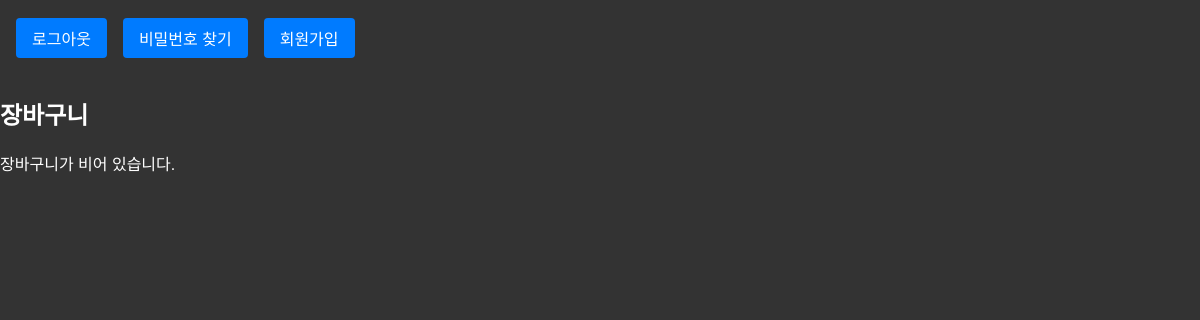
Before: /shop/cart_detail/ (signed in) with the older database file.
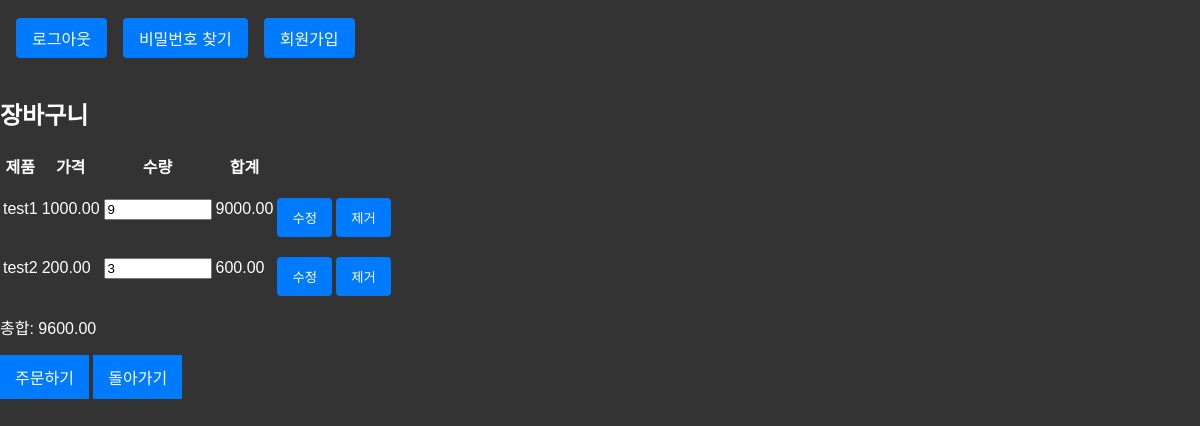
After: the same page with the newer database file.
### shop/models.py (models this page shows, shortened)
class CartItem(models.Model):
    user = models.ForeignKey('auth.User', on_delete=models.CASCADE, related_name='cart_items')
    product = models.ForeignKey('Product', on_delete=models.CASCADE)  # 'Product'를 문자열로 참조
    quantity = models.IntegerField(default=1)
    added_at = models.DateTimeField(auto_now_add=True)  # 항목이 장바구니에 추가된 날짜
    updated_at = models.DateTimeField(auto_now=True)  # 항목이 마지막으로 업데이트된 날짜
    @staticmethod
    def get_cart_total(user):
        total = 0
        cart_items = CartItem.objects.filter(user=user)
        for item in cart_items:
            total += item.product.price * item.quantity
        return total

class Product(models.Model):
    name = models.CharField(max_length=100)  # 제품 이름
    price = models.DecimalField(max_digits=10, decimal_places=2)  # 제품 가격
    description = models.TextField()         # 제품 설명
    stock = models.IntegerField()            # 제품 재고 수량
    category = models.ForeignKey(Category, on_delete=models.CASCADE)  # 제품 카테고리 (Category 모델과의 외래 키 관계)

### shop/views.py (the view)
# urls.py: path('cart_detail/', cart_detail, name='cart_detail'),# 상세 페이지 보여주는 view
def cart_detail(request):
    cart_items = CartItem.objects.filter(user=request.user)  # 현재 사용자의 장바구니 항목을 가져옵니다.
    total_price = CartItem.get_cart_total(request.user)
    for item in cart_items:
        item.total_price = item.product.price * item.quantity
    return render(request, 'shop/cart_detail.html', {'cart_items': cart_items,'total_price': total_price })

### templates/shop/cart_detail.html (shortened to what this page needs)
{% extends 'base.html' %}
{% block content %}
<div class="container mt-4">
    <h2>장바구니</h2>
    {% if cart_items %}
    <table class="table">
        <thead>
            <tr>
                <th>제품</th>
                <th>가격</th>
                <th>수량</th>
                <th>합계</th>
                <th></th>
            </tr>
        </thead>
        <tbody>
            {% for item in cart_items %}
            <tr>
                <td>{{ item.product.name }}</td>
                <td>{{ item.product.price }}</td>
                <td>
                    <input type="number" value="{{ item.quantity }}" min="1" class="form-control quantity-update" data-product-id="{{ item.product.id }}">
                </td>
                <td id="subtotal-{{ item.product.id }}">{{ item.total_price }}</td>
                <td>
                    <button class="btn btn-sm btn-outline-secondary update-cart" data-product-id="{{ item.product.id }}">수정</button>
                    <button class="btn btn-sm btn-outline-danger remove-cart" data-product-id="{{ item.product.id }}">제거</button>
                </td>
            </tr>
            {% endfor %}
        </tbody>
    </table>
    <p>총합: <span id="total-price">{{ total_price }}</span></p>
    <div class="text-right">
        <a href="{% url 'order_create' %}" class="btn btn-primary">주문하기</a>
        <a href="javascript:history.back()">돌아가기</a>
    </div>
    {% else %}
    <p>장바구니가 비어 있습니다.</p>
    {% endif %}
</div>
{% endblock %}

### templates/base.html (shortened to what this page needs)
<!DOCTYPE html>
<html>
<head>
    {% load static %}
    <link rel="stylesheet" href="https://cdn.jsdelivr.net/npm/@picocss/pico@1/css/pico.min.css">
    <link rel="stylesheet" href="{% static 'style.css' %}">
</head>
<body>
    <header>
        <nav>
            {% if user.is_authenticated %}
                <a href="{% url 'logout' %}">로그아웃</a>
            {% else %}
                <a href="{% url 'login' %}">로그인</a>
            {% endif %}
            <a href="{% url 'password_reset' %}">비밀번호 찾기</a>
            <a href="{% url 'signup' %}">회원가입</a>
        </nav>
    </header>
    <main>
        {% block content %}
        {% endblock %}
    </main>
</body>
</html>

### static/style.css (style rules this page uses)
header { padding: 10px 0 !important; background-color: #333; color: white; text-align: center; margin-bottom: 0; }
body, html { height: 100%; margin: 0; padding: 0px; background-color: #333; color: #fff; font-family: Arial, sans-serif; }
nav { display: flex; justify-content: flex-start; padding: 0.5rem; background-color: #333; margin-top: 0; width: 50%; margin-right: 1rem; }
nav a { margin-right: 5px; text-decoration: none; color: white; padding: 0.5rem 1rem; font-size: 1rem; margin: 0 0.5rem; border-radius: 4px; }
button { padding: 15px; border: none; border-radius: 4px; background-color: #0066cc; color: #fff; cursor: pointer; transition: background-color 0.2s; margin-top: 1rem; }
a, button { display: inline-block; margin-left: auto; margin-right: auto; padding: 10px 15px; text-align: center; background-color: #007bff; color: white; text-decoration: none; border: none; }
input[type="number"] { width: 100px; }

Changed rows visible on the page:
added CartItem: product.name "test1", product.price "1000.00", quantity "9", total_price "9000.00"
added CartItem: product.name "test2", product.price "200.00", quantity "3", total_price "600.00"
Other visible differences:
{{ total_price }}: (not shown) → "9600.00"
text no longer shown: "장바구니가 비어 있습니다."
text now shown: "제품 가격 수량 합계 총합: 주문하기 돌아가기"
